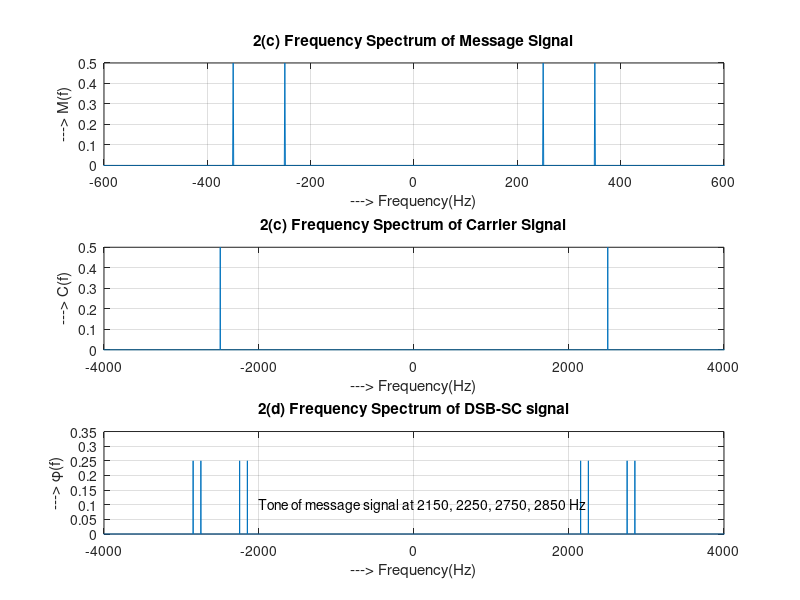

Recreate this plot in MATLAB.
close all; clear; clc;

Ac = 1; A1 = 1; A2 = 1;
f1 = 250;   f2 = 350;
fc = 2500;  df = 1;
fs = 50000;                 %Sampling Frequency
t = [0:fs-1]*1/fs;          %Time vector

m1 = A1*cos(2*pi*f1*t);
m2 = A2*cos(2*pi*f2*t);
m_t = m1 + m2;
c_t = Ac*cos(2*pi*fc*t);
dsbsc = c_t .* m_t;

%<====== 2(c) ======>
fftM = fftshift(fft(m_t))/length(m_t);      %Calculate fft of the signals
fftC = fftshift(fft(c_t))/length(c_t);
fftD = fftshift(fft(dsbsc))/length(dsbsc);

f = [-fs/2:fs/2-1]*df;

subplot(3, 1, 1);                   %Plot the frequency spectrum
plot(f, abs(fftM));
xlabel('---> Frequency(Hz)');    ylabel('---> M(f)');
title('2(c) Frequency Spectrum of Message Signal');
xlim([-600 600]);
grid on;

subplot(3, 1, 2);                   %Plot the frequency spectrum
plot(f, abs(fftC));
xlabel('---> Frequency(Hz)');    ylabel('---> C(f)');
title('2(c) Frequency Spectrum of Carrier Signal');
xlim([-4000 4000]);
grid on;

%<====== 2(d) ======>
subplot(3, 1, 3);                   %Plot the frequency spectrum
plot(f, abs(fftD));
xlabel('---> Frequency(Hz)');    ylabel('---> \phi(f)');
title('2(d) Frequency Spectrum of DSB-SC signal');
text(-2000, 0.1, 'Tone of message signal at 2150, 2250, 2750, 2850 Hz');
xlim([-4000 4000]);
grid on;
